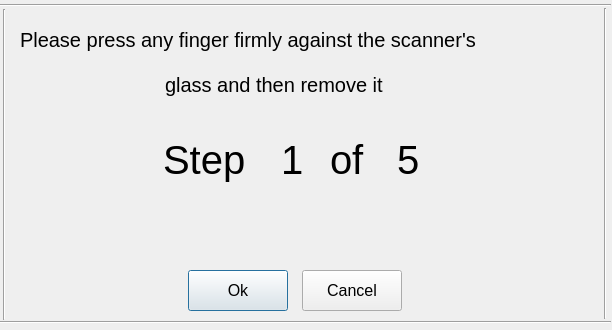
<?xml version="1.0" encoding="UTF-8"?>
<ui version="4.0">
 <class>CDlgFingerprint</class>
 <widget class="QDialog" name="CDlgFingerprint">
  <property name="geometry">
   <rect>
    <x>0</x>
    <y>0</y>
    <width>612</width>
    <height>330</height>
   </rect>
  </property>
  <property name="font">
   <font>
    <pointsize>12</pointsize>
   </font>
  </property>
  <property name="windowTitle">
   <string>Register Fingerprint</string>
  </property>
  <widget class="Line" name="line">
   <property name="geometry">
    <rect>
     <x>0</x>
     <y>314</y>
     <width>611</width>
     <height>16</height>
    </rect>
   </property>
   <property name="orientation">
    <enum>Qt::Horizontal</enum>
   </property>
  </widget>
  <widget class="Line" name="line_2">
   <property name="geometry">
    <rect>
     <x>0</x>
     <y>-3</y>
     <width>611</width>
     <height>16</height>
    </rect>
   </property>
   <property name="orientation">
    <enum>Qt::Horizontal</enum>
   </property>
  </widget>
  <widget class="Line" name="line_3">
   <property name="geometry">
    <rect>
     <x>-6</x>
     <y>9</y>
     <width>20</width>
     <height>311</height>
    </rect>
   </property>
   <property name="orientation">
    <enum>Qt::Vertical</enum>
   </property>
  </widget>
  <widget class="Line" name="line_4">
   <property name="geometry">
    <rect>
     <x>595</x>
     <y>8</y>
     <width>20</width>
     <height>311</height>
    </rect>
   </property>
   <property name="orientation">
    <enum>Qt::Vertical</enum>
   </property>
  </widget>
  <widget class="QWidget" name="layoutWidget">
   <property name="geometry">
    <rect>
     <x>10</x>
     <y>20</y>
     <width>601</width>
     <height>400</height>
    </rect>
   </property>
   <layout class="QVBoxLayout" name="verticalLayout"/>
   <widget class="QPushButton" name="buttonBoxOk">
    <property name="geometry">
     <rect>
      <x>178</x>
      <y>250</y>
      <width>100</width>
      <height>41</height>
     </rect>
    </property>
    <property name="text">
     <string>Ok</string>
    </property>
   </widget>
   <widget class="QPushButton" name="buttonBoxCancel">
    <property name="geometry">
     <rect>
      <x>292</x>
      <y>250</y>
      <width>100</width>
      <height>41</height>
     </rect>
    </property>
    <property name="text">
     <string>Cancel</string>
    </property>
   </widget>
  </widget>
  <widget class="QLabel" name="lblFPrintMessage">
   <property name="geometry">
    <rect>
     <x>20</x>
     <y>20</y>
     <width>600</width>
     <height>40</height>
    </rect>
   </property>
   <property name="font">
    <font>
     <pointsize>15</pointsize>
    </font>
   </property>
   <property name="text">
    <string>Please press any finger firmly against the scanner's</string>
   </property>
  </widget>
  <widget class="QLabel" name="lblFPrintMessage1">
   <property name="geometry">
    <rect>
     <x>165</x>
     <y>65</y>
     <width>300</width>
     <height>40</height>
    </rect>
   </property>
   <property name="font">
    <font>
     <pointsize>15</pointsize>
    </font>
   </property>
   <property name="text">
    <string>glass and then remove it</string>
   </property>
  </widget>
  <widget class="QLabel" name="lblStageText">
   <property name="geometry">
    <rect>
     <x>163</x>
     <y>130</y>
     <width>300</width>
     <height>60</height>
    </rect>
   </property>
   <property name="font">
    <font>
     <pointsize>30</pointsize>
    </font>
   </property>
   <property name="text">
    <string>Step</string>
   </property>
  </widget>
  <widget class="QLabel" name="lblFPrintStageNumber">
   <property name="geometry">
    <rect>
     <x>281</x>
     <y>135</y>
     <width>50</width>
     <height>50</height>
    </rect>
   </property>
   <property name="font">
    <font>
     <pointsize>30</pointsize>
    </font>
   </property>
   <property name="text">
    <string>1</string>
   </property>
  </widget>
  <widget class="QLabel" name="lblFPrintOf">
   <property name="geometry">
    <rect>
     <x>330</x>
     <y>135</y>
     <width>50</width>
     <height>50</height>
    </rect>
   </property>
   <property name="font">
    <font>
     <pointsize>30</pointsize>
    </font>
   </property>
   <property name="text">
    <string>of</string>
   </property>
  </widget>
  <widget class="QLabel" name="lblFPrintStageTotal">
   <property name="geometry">
    <rect>
     <x>397</x>
     <y>135</y>
     <width>50</width>
     <height>50</height>
    </rect>
   </property>
   <property name="font">
    <font>
     <pointsize>30</pointsize>
    </font>
   </property>
   <property name="text">
    <string>5</string>
   </property>
  </widget>
  <widget class="QLabel" name="lblFPrintMessage2">
   <property name="geometry">
    <rect>
     <x>183</x>
     <y>200</y>
     <width>300</width>
     <height>40</height>
    </rect>
   </property>
   <property name="font">
    <font>
     <pointsize>13</pointsize>
    </font>
   </property>
   <property name="text">
    <string/>
   </property>
  </widget>
 </widget>
 <resources/>
 <connections/>
</ui>
